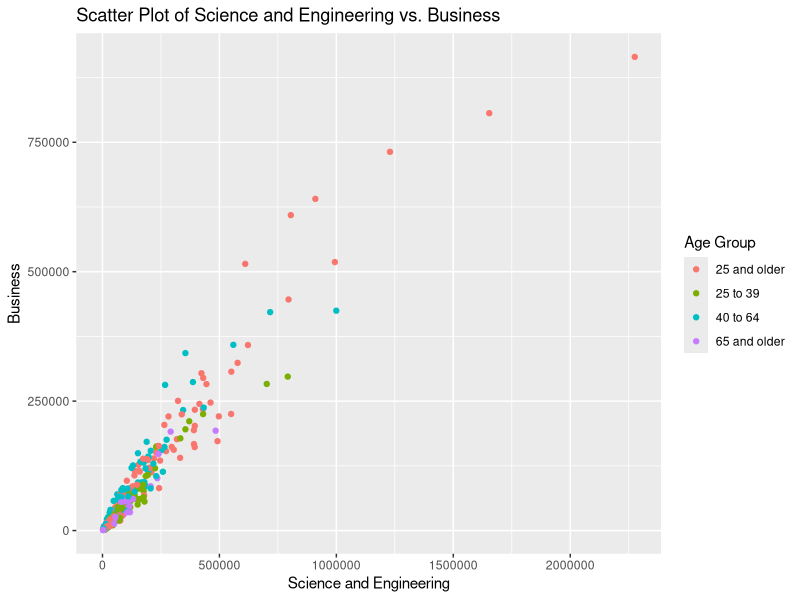
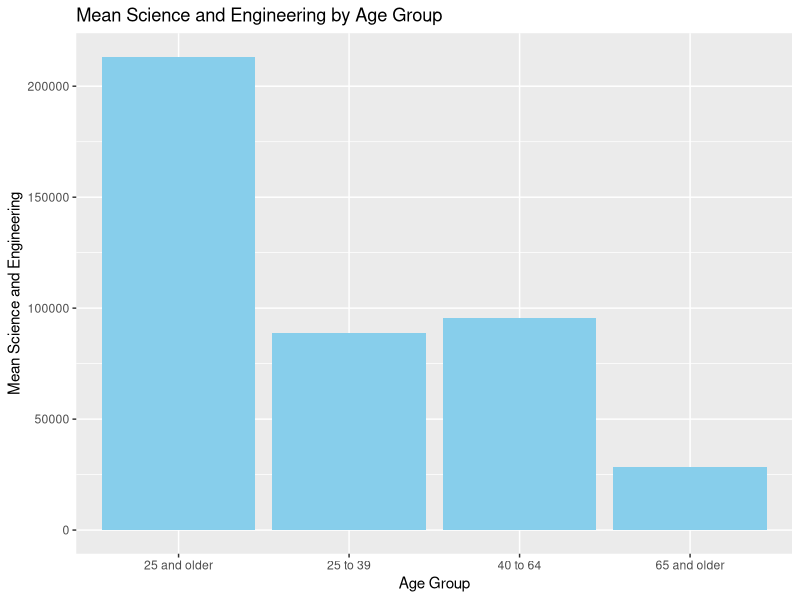
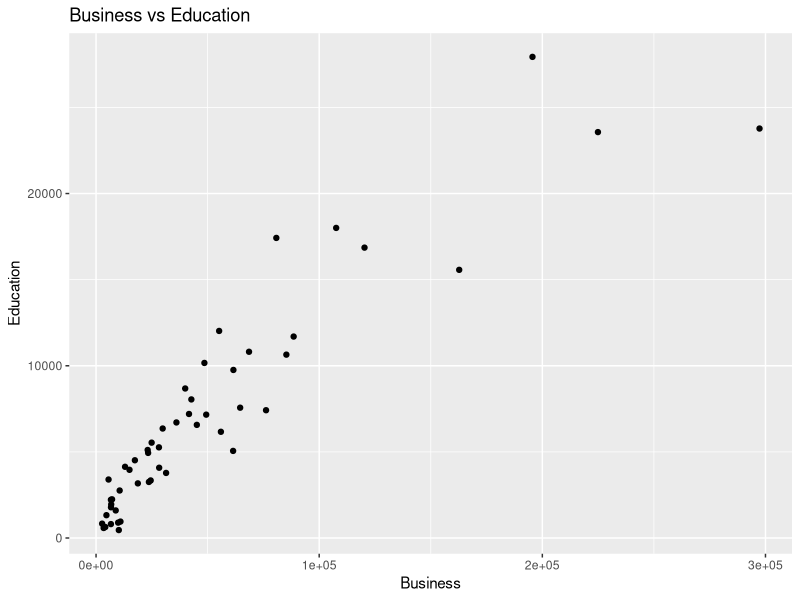

Write the R code that produced these figures, in order.
## ---- chunk 1
library(tidyverse)
library(ggplot2)
library(dplyr)
library(magrittr)
## ---- chunk 2
data(package = "ggplot2")
## ---- chunk 3
# View the first few rows of the dataset

data <- read.csv("Bachelor_Degrees_Majors.csv")


## ---- chunk 4
# View the first few rows of the dataset
head(data)

## ---- chunk 5
# Convert character variables to factors
data$State <- as.factor(data$State)
data$Sex <- as.factor(data$Sex)
data$Age.Group <- as.factor(data$Age.Group)

# Ensure column names match exactly
numeric_cols <- c("Bachelor.s.Degree.Holders", "Science.and.Engineering", "Science.and.Engineering.Related.Fields", "Business", "Education", "Arts..Humanities.and.Others")
data[, numeric_cols] <- lapply(data[, numeric_cols], function(x) as.numeric(gsub(",", "", x)))
## ---- chunk 6
data <- data %>% 
  filter(Sex != "Total")
## ---- chunk 7
# View the first few rows of the dataset
head(data)

## ---- chunk 8
# Display the structure of the dataset
str(data)

## ---- chunk 9
# Summary statistics for numerical variables
summary(data)

## ---- chunk 10
ggplot(data, aes(x = Science.and.Engineering, y = Business, color = Age.Group)) +
  geom_point() +  # Add points for each data point
  scale_color_discrete(name = "Age Group") +  # Custom color legend title
  labs(x = "Science and Engineering", y = "Business") +  # Labels for x and y axes
  ggtitle("Scatter Plot of Science and Engineering vs. Business")  # Title for the plot
## ---- chunk 11
task1 <- data %>% 
  filter(Sex == "Female") %>%
  group_by(Age.Group) %>%
  summarise(mean_sci = mean(Science.and.Engineering))

ggplot(task1, aes(x = Age.Group, y = mean_sci)) +
  geom_bar(stat = "identity", fill = "skyblue") +
  labs(x = "Age Group", y = "Mean Science and Engineering") +
  ggtitle("Mean Science and Engineering by Age Group")

## ---- chunk 12
task2 = data %>% filter(Age.Group == "25 to 39" & Sex == "Male")
ggplot(task2, aes(x = Business, y = Education)) +
  geom_point() +  # Add points
  labs(x = "Business", y = "Education") +
  ggtitle("Business vs Education")

